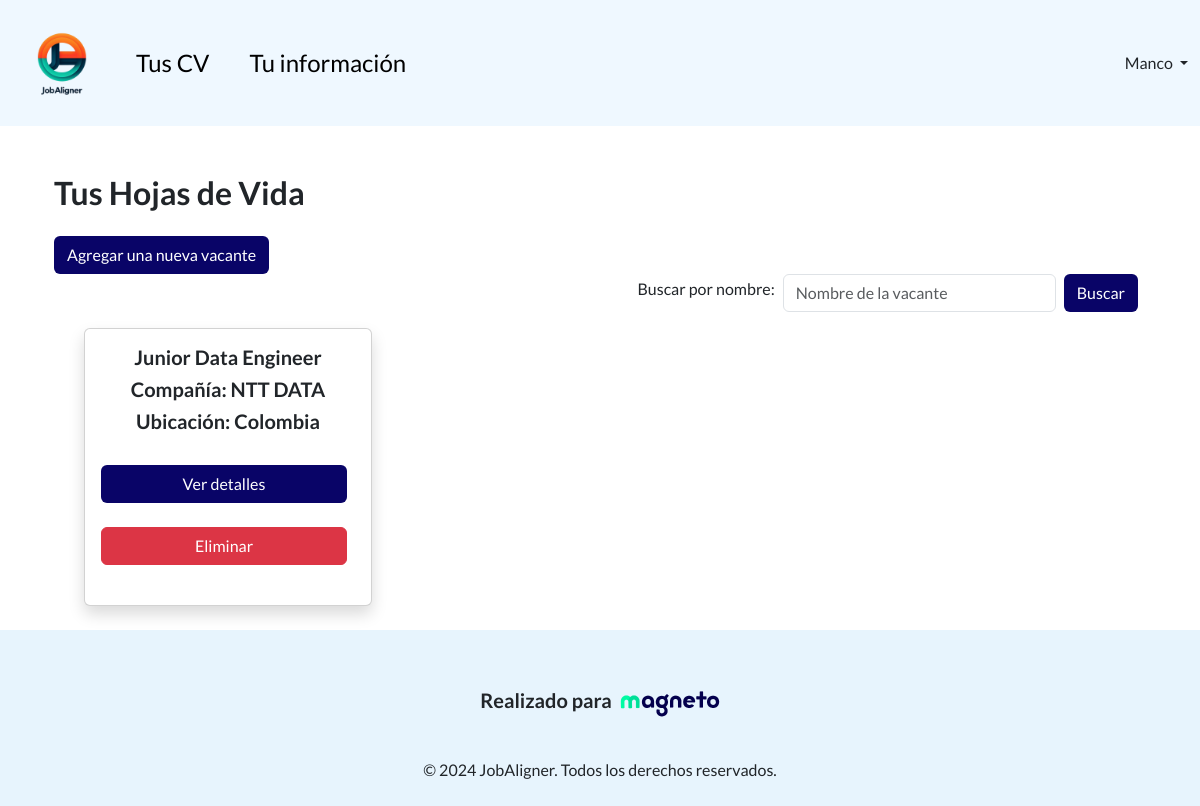
/home/ (signed in), run on an earlier commit of the app's database.
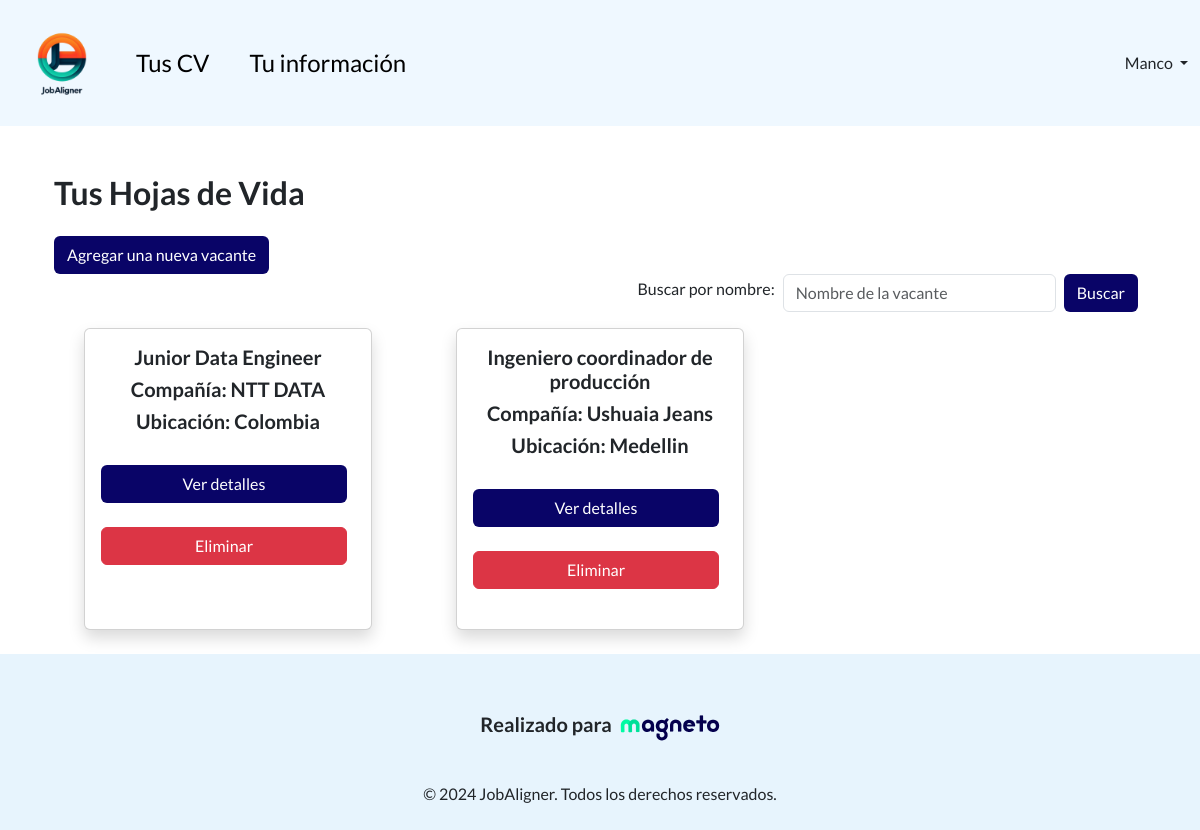
And on a later commit of the database.
### jobalignment/models.py (models this page shows)
class CV(models.Model):
    user = models.ForeignKey(User, on_delete=models.CASCADE, related_name='cvs')
    vacancy = models.ForeignKey(JobVacancy, on_delete=models.CASCADE, related_name='vacancys')
    cvpdf = models.FileField(upload_to='pdfs/', blank=True, null=True)

class JobVacancy(models.Model):
    title = models.CharField(max_length=200)
    description = models.TextField()
    requirements = models.TextField()
    location = models.CharField(max_length=100)
    company_name = models.CharField(max_length=200)

### jobalignment/views.py (the view)
# urls.py: 2. Add a URL to urlpatterns:  path('', views.home, name='home')
@login_required
def home(request):
    user = request.user  # Django's user
    user_profile = User.objects.get(user=user) # Our user
    searchTerm = request.GET.get('searchProduct')
    if searchTerm:
        cvs = CV.objects.filter(vacancy__title__icontains = searchTerm, user = user_profile)
    else:
        cvs = CV.objects.filter(user = user_profile)
    return render(request, 'home.html', {'user': user,'searchTerm':searchTerm, 'cvs': cvs})

### jobalignment/templates/home.html (shortened to what this page needs)
{% extends 'base.html' %}
{% block content %}
<head>
    <link href="https://cdn.jsdelivr.net/npm/bootstrap@5.3.3/dist/css/bootstrap.min.css" rel="stylesheet">
</head>
<body>
<div class="container">
    <br>
    <br>
    <h2>Tus Hojas de Vida</h2>
    <a class="btn btn-classic mt-3" href="{% url 'vacancy' %}" role="button">Agregar una nueva vacante</a>
    <form action="">
        <div class="mb-2 d-flex align-items-center justify-content-end">
            <label for="searchProduct" class="form-label mx-2">Buscar por nombre:</label>
            <input type="text" class="form-control  w-25" name="searchProduct" placeholder="Nombre de la vacante"/>
            <button type="submit" class="btn btn-classic mx-2 mb-0">Buscar</button>
        </div>
    </form>
    <div class="row row-cols-1 row-cols-md-3 g-4">
        {% for cv in cvs %}
        <div class="col d-flex align-items-stretch">
            <div class="card product_card shadow">
                <div class="card-body">
                    <h5 class="card-name fw-bold"> {{ cv.vacancy.title }}</h5>
                    <h5 class="card-company fw-bold"> Compañía: {{ cv.vacancy.company_name }}</h5>
                    <h5 class="card-location fw-bold"> Ubicación: {{ cv.vacancy.location }}</h5>
                    <br>
                    <div class="btn-container">
                        <a href="{% url 'cv' cv.id %}" class="btn btn-classic me-2">Ver detalles</a>
                        <br>
                        <button type="button" class="btn btn-danger me-2" data-bs-toggle="modal" data-bs-target="#deleteModal{{ cv.id }}">
                            Eliminar
                        </button>
                    </div>
                    <br>
                </div>
            </div>
        </div>
        {% endfor %}
    </div>
    <br>
</div>
</body>
{% endblock content %}

What changed in the data, as far as the page shows it:
added CV: vacancy "Ingeniero coordinador de producción", vacancy.company_name "Ushuaia Jeans", vacancy.location "Medellin"
